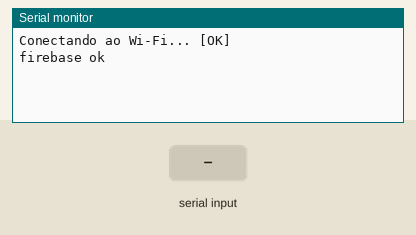
Bench run of a sketch on a simulated ESP32. Shown: the last lines printed to the serial monitor. The inputs (shaded band) are chosen by the test bench. WiFi joins after 1.5 s; servers stay silent unless stated.

Above: at 2.7 s.
2.8 s: "0" received over the second serial link
At 3.2 s:
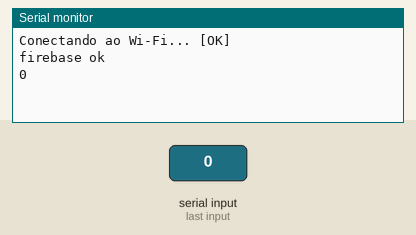
4.3 s: "1" received over the second serial link
At 5.5 s:
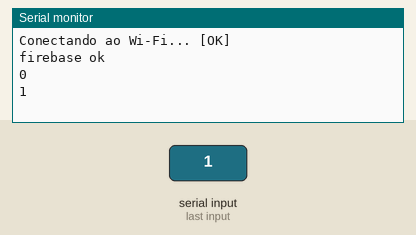

Measured:
- after the input at 2.8 s, the serial monitor: prints a new line at once (image 1)
- after the input at 4.3 s, the serial monitor: prints a new line at once (image 2)

The sketch:

seminarios.ino
```cpp
#include <WiFi.h>
#include <SoftwareSerial.h>
#include <Firebase_ESP_Client.h>
#include "addons/TokenHelper.h"
#include "addons/RTDBHelper.h"

#define WIFI_SSID "eduroam"
#define WIFI_PASSWORD "TeteuAmboni985"
#define API_KEY "AIzaSyBRXV43cCj_6WLfZM4HuVWx8VFfxAIOqmw"
#define DATABASE_URL "https://tcclora-f6c9d-default-rtdb.firebaseio.com/"

FirebaseData fbdo;
FirebaseAuth auth;
FirebaseConfig config;
unsigned long sendDataPrevMillis = 0;
bool signupOK = false;

SoftwareSerial loraSerial(4, 5);

void setup() {

  Serial.begin(9600);
  loraSerial.begin(9600);
  WiFi.begin(WIFI_SSID, WIFI_PASSWORD);
  Serial.print("Conectando ao Wi-Fi...");
  while (WiFi.waitForConnectResult() != WL_CONNECTED);
  Serial.println(" [OK]");

  config.api_key = API_KEY;
  config.database_url = DATABASE_URL;

  /* Sign up */
  if (Firebase.signUp(&config, &auth, "", "")){
    Serial.println("firebase ok");
    signupOK = true;
  }
  else{
    Serial.printf("%s\n", config.signer.signupError.message.c_str());
  }

  /* Assign the callback function for the long running token generation task */
  config.token_status_callback = tokenStatusCallback; //see addons/TokenHelper.h

  Firebase.begin(&config, &auth);
  Firebase.reconnectWiFi(true);
}

void loop() {
  if(loraSerial.available()) {
    char tempChar = loraSerial.read();
    String tempData = String(tempChar);

    if(tempData == "0" || tempData == "1") {
      String loraData = tempData;
      Serial.println(loraData);

      if (Firebase.ready() && signupOK && (millis() - sendDataPrevMillis > 1000 || sendDataPrevMillis == 0)) {
        sendDataPrevMillis = millis();
        if(loraData == "0"){
          Firebase.RTDB.setBool(&fbdo, "temagua", false);
          Firebase.RTDB.setBool(&fbdo, "temagua2", !false);
        }
        if(loraData == "1"){
          Firebase.RTDB.setBool(&fbdo, "temagua", true);
          Firebase.RTDB.setBool(&fbdo, "temagua2", !true);
        }
      }
    }
  }
}
```
